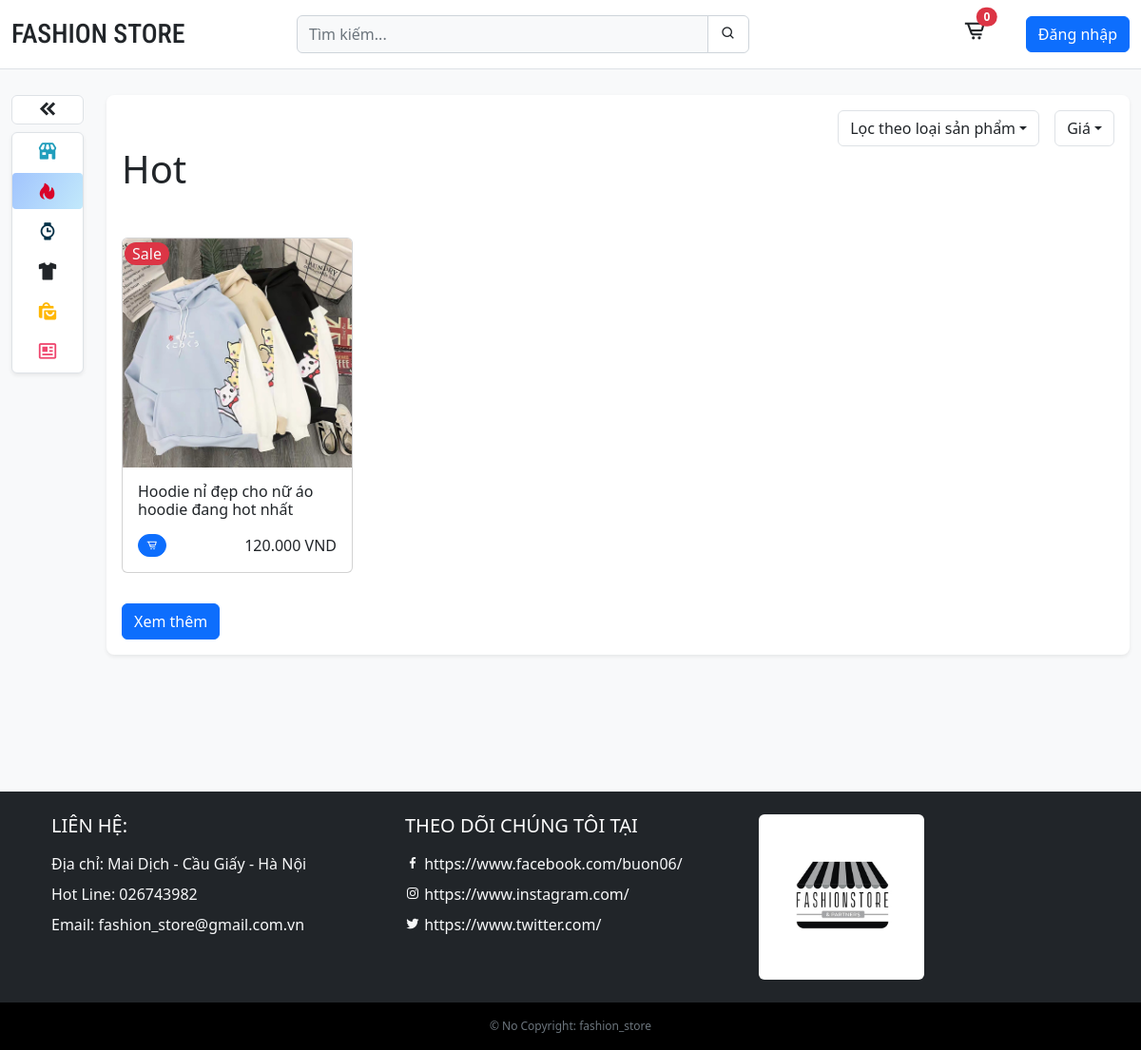
/?category=hot, run on an earlier commit of the app's database.
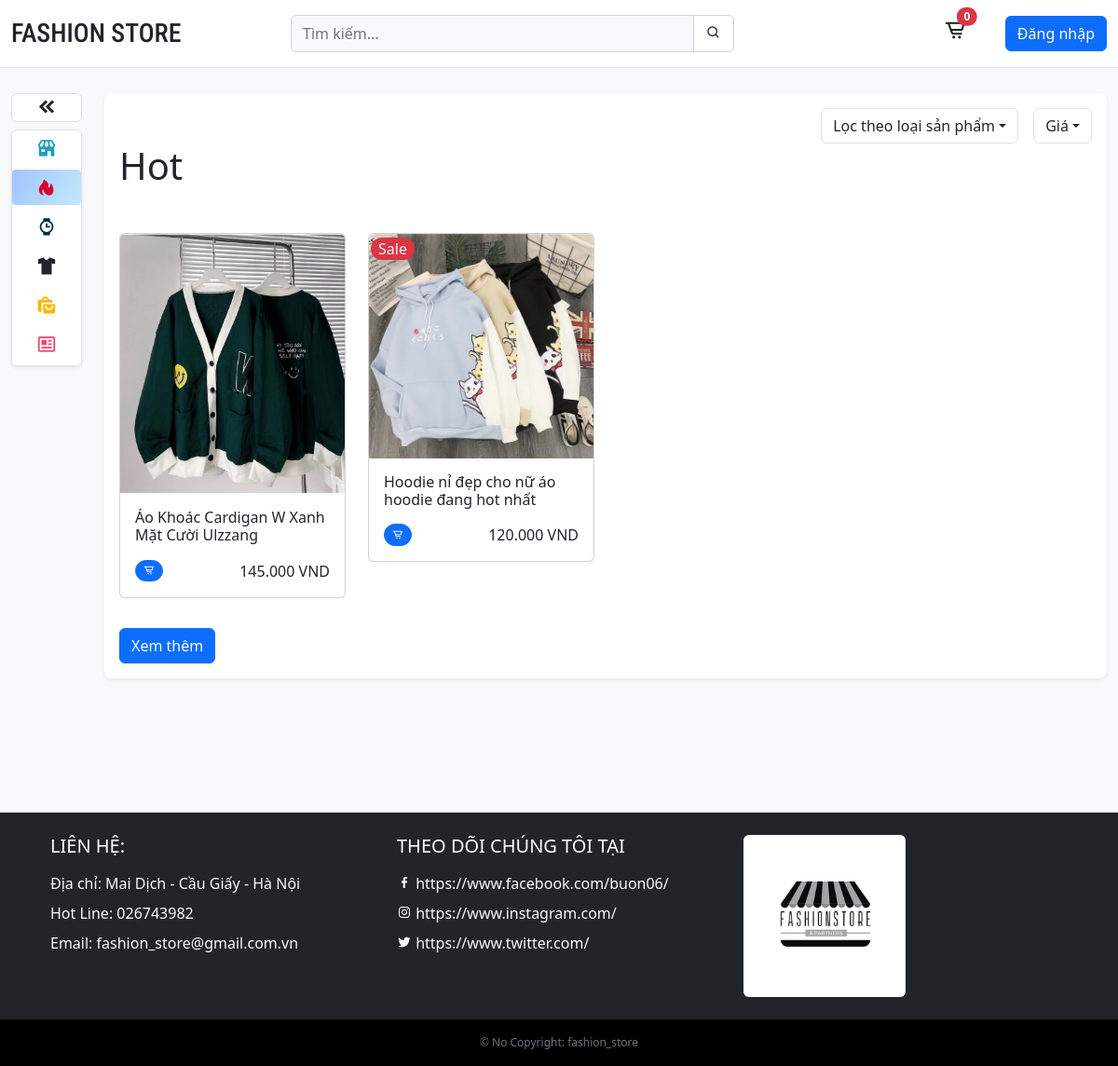
And on a later commit of the database.
### product/models.py (models this page shows, shortened)
class Category(models.Model):
    name = models.CharField(max_length=255)
    slug = models.SlugField()
    icon = models.CharField(max_length=255, default=False)
    class Meta:
        ordering = ('name',)

class Product(models.Model):
    category = models.ForeignKey(
        Category, related_name='products', on_delete=models.CASCADE)
    image = models.ImageField(upload_to='static/assets')
    name = models.CharField(max_length=255)
    slug = models.SlugField()
    price = models.IntegerField()
    old_price = models.IntegerField()
    sale = models.BooleanField(default=False)
    created_at = models.DateTimeField(auto_now_add=True)
    sold = models.IntegerField(default=False)
    classify = models.ForeignKey(
        Classify, related_name='classify', null=True, on_delete=models.CASCADE)
    desc = models.TextField(blank=True, null=True)
    class Meta:
        ordering = ('-created_at',)
    def get_display_price(self):
        return self.price / 1000

### core/views.py (the view)
# urls.py: path('', views.index),
def index(request):
    products = Product.objects.all()[0:8]
    categories = Category.objects.all()
    classifies = Classify.objects.all()
    if request.user.id:
        profile = ProfileUser.objects.get(user=request.user.id)
    else:
        profile = None
    active_category = request.GET.get('category', '')
    if active_category:
        products = Product.objects.filter(category__slug=active_category)
    query = request.GET.get('query', '')
    if query:
        products = Product.objects.filter(
            Q(name__icontains=query))
    type = request.GET.get('type', '')
    if type:
        products = Product.objects.filter(classify=type)
        return render(request, 'product/product_list.html', {'products': products})
    page = request.GET.get('page', '')
    if page:
        products = Product.objects.all()[0:8+int(page)]
        return render(request, 'product/product_list.html', {'products': products})
    context = {
        'products': products,
        'categories': categories,
        'classifies': classifies,
        'active_category': active_category,
        'profile': profile,
    }
    return render(request, 'core/home.html', context)

### cart/cart.py (called while the page is built)
    def __len__(self):
        return sum(item['quantity'] for item in self.cart.values())

### cart/context_processors.py (called while the page is built)
def cart(request):
    return {'cart': Cart(request)}

### core/templates/core/home.html (shortened to what this page needs)
{% extends 'core/base.html' %} {% block title %}Fation Store{% endblock %} {% load static %}
{% block content %}
<section class="content" id="top" style="margin-top: 100px;">
    <div class="row mt-4 position-relative">
        <div class="col col-md-1 col-lg-1 d-none d-sm-block position-fixed" style="top: 100px; z-index: 0">
            <button class="navbar-toggler text-center bg-white w-100 rounded-2 mb-2 border border-1" id="collapse-btn">
                <i class="bx bxs-chevrons-left h4 m-0"></i>
            </button>
            <ul class="nav flex-column bg-white h-100 rounded-2 shadow-sm border border-1" id="navbar" >
                <li class="nav-item mb-1">
                    <a
                        class="nav-link text-dark menu-title justify-content-center fs-6 {% if not active_category %} active {% endif %}"
                        aria-current="page"
                        href="/"
                    >
                        <i class="bx bxs-store icon"></i>
                    </a>
                </li>
                {% for category in categories %}
                <li class="nav-item mb-1">
                    <a
                        class="nav-link text-dark menu-title justify-content-center fs-6 {% if category.slug == active_category %} active {% endif %}"
                        href="/?category={{ category.slug }}"
                    >
                        <i class="bx {{category.icon}} icon"></i>
                    </a>
                </li>
                {% endfor %}
            </ul>
        </div>
        <div class="col-12 col-sm-11 col-lg-11 content end-0 offset-md-1">
            <div class="products p-3 rounded-3 shadow-sm bg-white">
                {% if active_category != 'news' %}
                    <div class="d-flex justify-content-end">
                        <div class="dropdown">
                            <div
                                class="btn dropdown-toggle border ms-3"
                                id="dropdownFilterTypeButton"
                                data-toggle="dropdown"
                                aria-haspopup="true"
                                aria-expanded="false"
                            >Lọc theo loại sản phẩm</div>
                        </div>
                        <div class="dropdown">
                            <div
                                class="btn dropdown-toggle border ms-3"
                                id="dropdownFilterButton"
                                data-toggle="dropdown"
                                aria-haspopup="true"
                                aria-expanded="false"
                            >Giá</div>
                        </div>
                    </div>
                {% endif%}
                {% for category in categories %}
                    {% if category.slug == active_category %}
                        <h1 class="content-title h1">{{category.name}}</h1>
                    {% endif %}
                {% endfor %}
                {% include 'product/product_list.html' %}
                {% if active_category != 'news' %}
                    <form method="get" action=".">
                        <a
                            class="btn btn-primary mt-2"
                            id="see-more"
                            hx-get="/?page=8"
                            hx-target="#filter-price-product"
                            hx-swap="outerHTML"
                        >
                            Xem thêm
                        </a>
                    </form>
                {% endif %}
            </div>
        </div>
    </div>
</section>
{% endblock %}

### product/templates/product/product_list_item.html (shortened to what this page needs)
<div class="col col-12 col-md-4 col-lg-3 position-relative mb-4 prod-item">
    {% if product.sale%}
    <div class="position-absolute sale px-2 bg-danger text-light rounded-pill" style="top: 5px; left: 15px; z-index: 1">
        Sale
    </div>
    {% endif %}
    <div class="card">
        <a href="{% url 'product' product.id %}" class="produc-image">
            <img src="/{{product.image}}" class="card-img-top" alt="..." />
        </a>
        <div class="card-body">
            <h6 class="card-title mb-3">{{product.name}}</h6>
            <div class="clearfix">
                {% if user.username %}
                    <a
                        class="btn btn-warning link-light float-start badge rounded-pill"
                        hx-get="{% url 'add_to_cart' product.id %}"
                        hx-target="#menu-cart-button"
                        hx-swap="outerHTML"
                    >
                        <i class='bx bx-plus'></i>
                    </a>
                {% else %}
                    <a
                        class="btn btn-primary link-light float-start badge rounded-pill"
                        href="{% url 'login' %}"
                    >
                        <i class="bx bx-cart-alt"></i>
                    </a>
                {% endif %}
                <div class="float-end">
                    <span class="price-hp h6">{{product.get_display_price}}00 VND</span>
                </div>
            </div>
        </div>
    </div>
</div>

What changed in the data, as far as the page shows it:
added Product: image (picture), name "Áo Khoác Cardigan W Xanh Mặt Cười Ulzzang", get_display_price "145.0"
